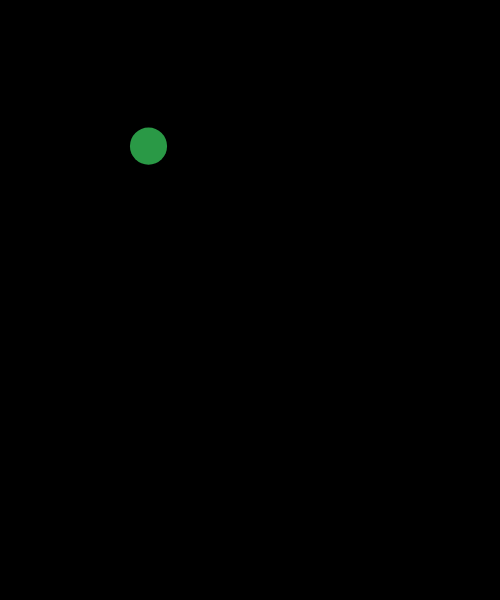
Frame 1 (no input)
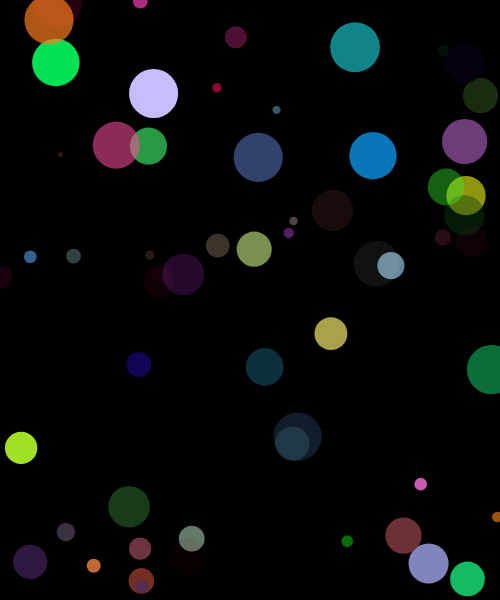
Frame 60 (no input)
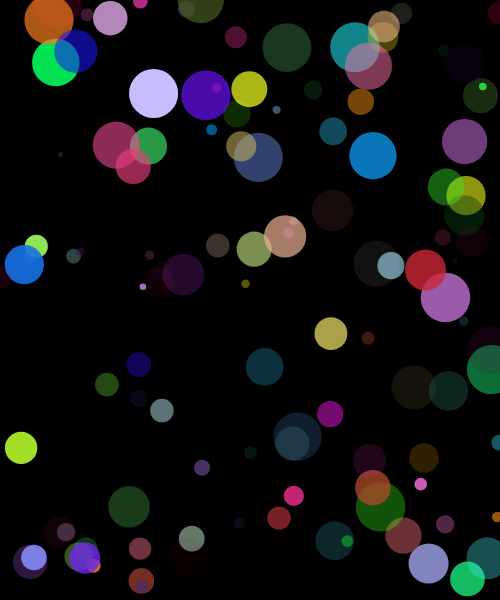
Frame 120 (the mouse pressed at the canvas centre since frame 60)

The p5.js sketch that drew these frames (run headless with seeded random() and noise() and a simulated clock; from frame 60 on, the mouse is pressed at the canvas centre):

// p5.js sketch
// ── sketch.js
function setup() {
  createCanvas(500, 600);
  background(0);
  noStroke();
}


function draw() {
  //background(0);

  // random(255);
  // generate a random float from 0 to 255

  // random(30, 80);
  // generate a random float from 30 to 80
  
  var diameter = random(5, 50);
  fill(random(255), random(255), random(255), random(255));
  ellipse(random(width), random(height), diameter, diameter);
}
